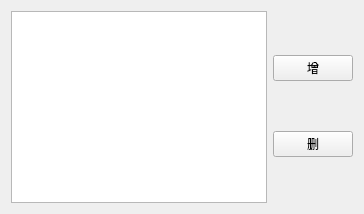
<?xml version="1.0" encoding="UTF-8"?>
<ui version="4.0">
 <class>Form</class>
 <widget class="QWidget" name="Form">
  <layout class="QHBoxLayout" name="horizontalLayout">
   <item>
    <widget class="QTableView" name="tableView"/>
   </item>
   <item>
    <layout class="QVBoxLayout" name="verticalLayout">
     <item>
      <widget class="QPushButton" name="pushButton">
       <property name="text">
        <string>增</string>
       </property>
      </widget>
     </item>
     <item>
      <widget class="QPushButton" name="pushButton_2">
       <property name="text">
        <string>删</string>
       </property>
      </widget>
     </item>
    </layout>
   </item>
  </layout>
 </widget>
 <resources/>
 <connections/>
</ui>
